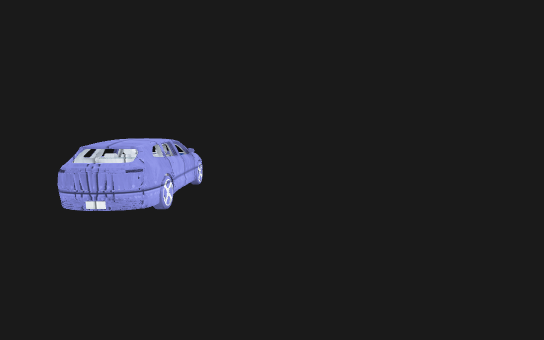
View 1 (above)

17 first-person views from a walk through a Unity game level. The camera is 1.4 m above the floor, tilts 8° down and sees 85° across. The floor is counted in squares, 0.5 m on a side. Each view is taken from the middle of a square. On the plan, view 1 faces up. The plan holds only what a view shows up to about 20 squares ahead; the rest is blank. The place goes on beyond the plan. Surface patterns are stand-ins for the level's own textures.

View 2
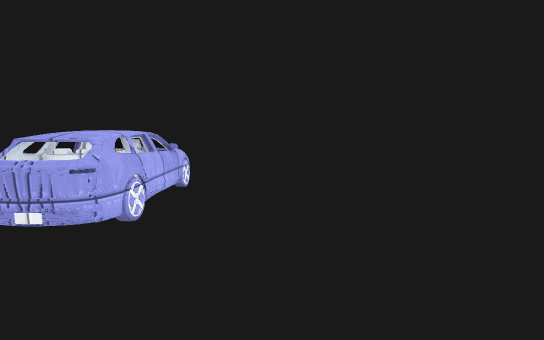

View 3
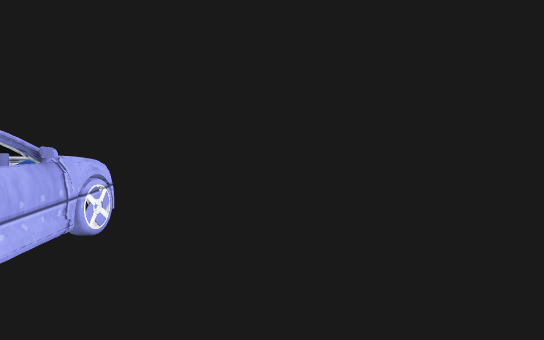

View 4
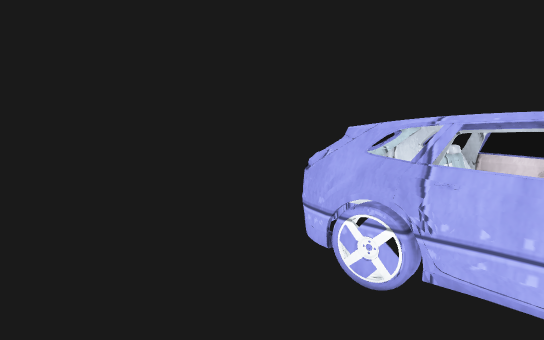

View 5
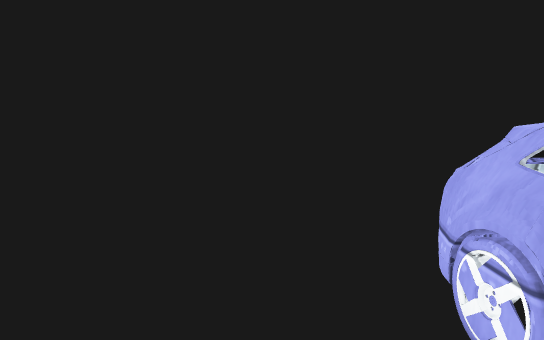

View 6
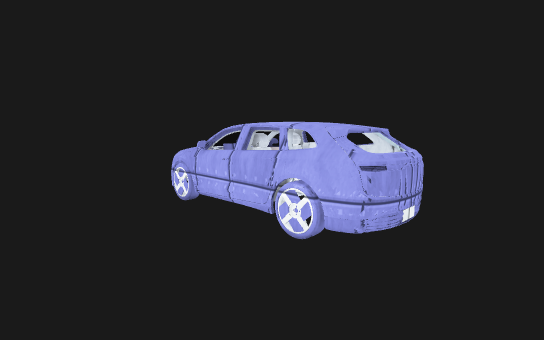

View 7
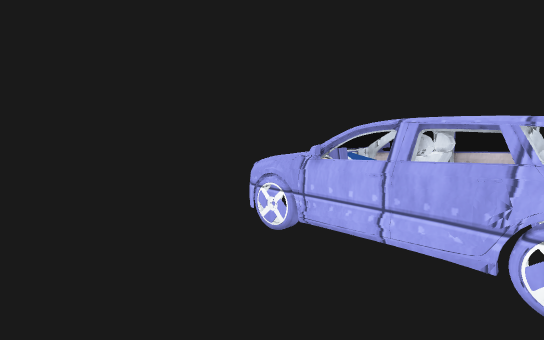

View 8
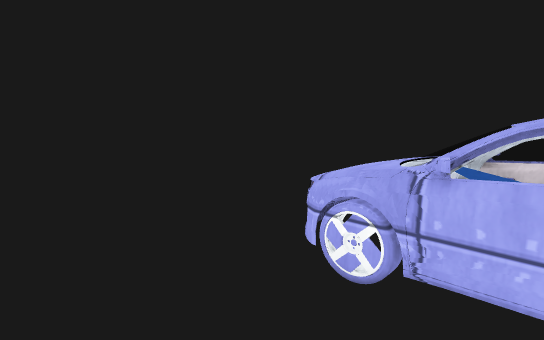

View 9
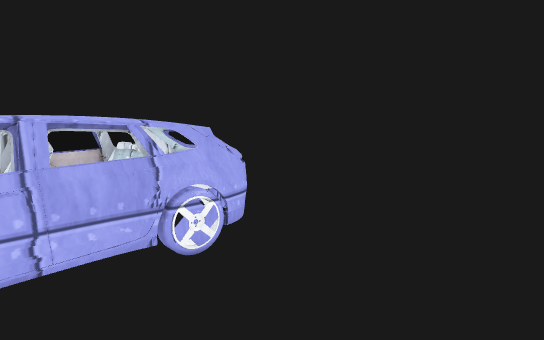

View 10
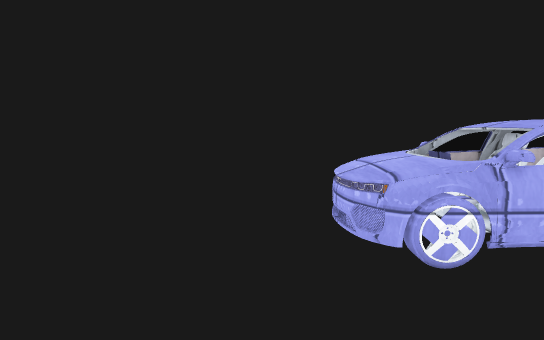

View 11
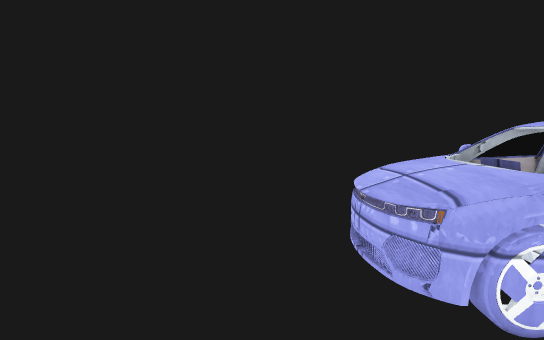

View 12
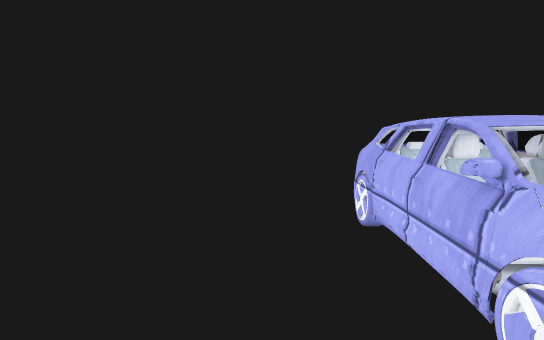

View 13
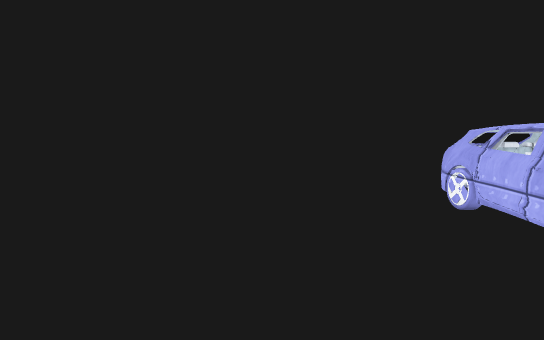

View 14
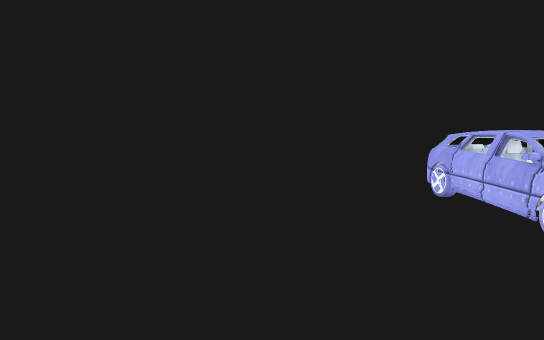

View 15
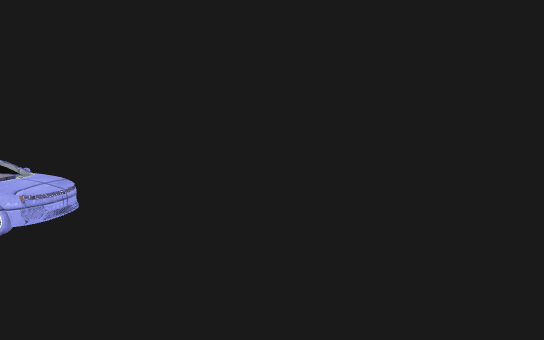

View 16
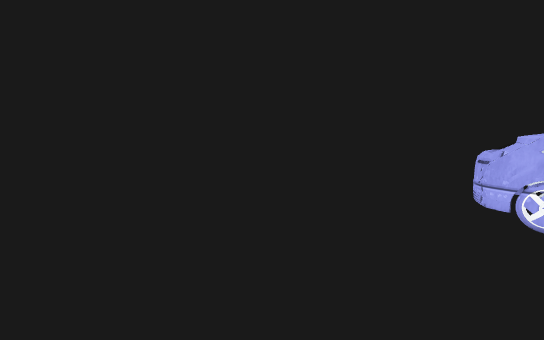

View 17
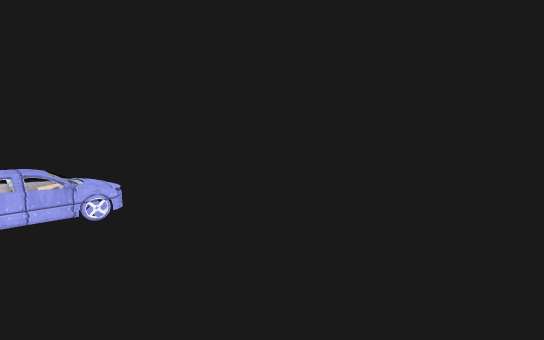

### Floor plan
Key: @ floor where view 1 was taken; # wall or solid block; . main floor; : floor 0.25 m higher than the main floor; - floor 0.25 m lower than the main floor; + floor 0.5 m higher than the main floor; / step, stairs or slope; = window, fence, low wall or low ledge; O other object.
Columns run from 14 left of view 1 to 14 right of it. Each row starts with its distance up from view 1.
 38  #############
 37  #===========######
 36  = //////////#= =####
 35  ////////////////#=###
 34  //////////////////#=##
 33  ////////////////////=##
 32  //:::::::::://+//////#=#
 31  ::::::::::::::::+/////#=#
 30  ::..........:::::://///###
 29  ..............:::::+////=##
 28  ................::::+////=##
 27 ...................:::////###
 26 ....................:::////=#
 25 ....................:::+///##
 24 .....................:::////
 23 ......----............::+///=
 22 ..------------........:://///
 21 .--------------.......:://///
 20 .-----OOOO-----........::////
 19 .-----OOOO-----........::////
 18 .-----OOOO-----........::////
 17 ------OOOO------.......::////
 16 ------OOOO------.......::////
 15 ------OOOO------.......::////
 14 ------OOOO------.......::////
 13 .-----OOOO-----........::////
 12  -----OOOO-----........::////
 11 .-----OOOO-----........::////
 10 .--------------.......:://///
  9 ..------------........:://///
  8 ......----............::+///=
  7 .....................:::////=
  6 ....................:::+///##
  5 ....................:::////=#
  4 ...................:::////###
  3 .................::::+////=##
  2 ................::::+////=##
  1 :::..........:::::://///###
  0  :::::::::::::@::+/////#=#
 -1 +//:::::::::://+//////#=#
 -2 /////////////////////=##
 -3 ///////////////////#=##
 -4 /////////////////#=###
 -5  = ////////// ===####
 -6  #===========######
 -7  ##############

Where each view was taken, in squares from view 1:
view 1: 0 up, 0 right, facing up
view 2: 3 up, 0 right, facing up
view 3: 11 up, 0 right, facing up
view 4: 15 up, 0 right, facing down-left
view 5: 16 up, 2 left, facing down
view 6: 8 up, 14 left, facing up-right
view 7: 13 up, 14 left, facing up-right
view 8: 16 up, 13 left, facing up-right
view 9: 16 up, 14 left, facing down-right
view 10: 22 up, 14 left, facing right
view 11: 22 up, 12 left, facing right
view 12: 21 up, 2 left, facing down
view 13: 23 up, 2 right, facing down
view 14: 26 up, 3 right, facing down
view 15: 30 up, 7 right, facing left
view 16: 13 up, 7 right, facing down-left
view 17: 14 up, 14 right, facing up-left
